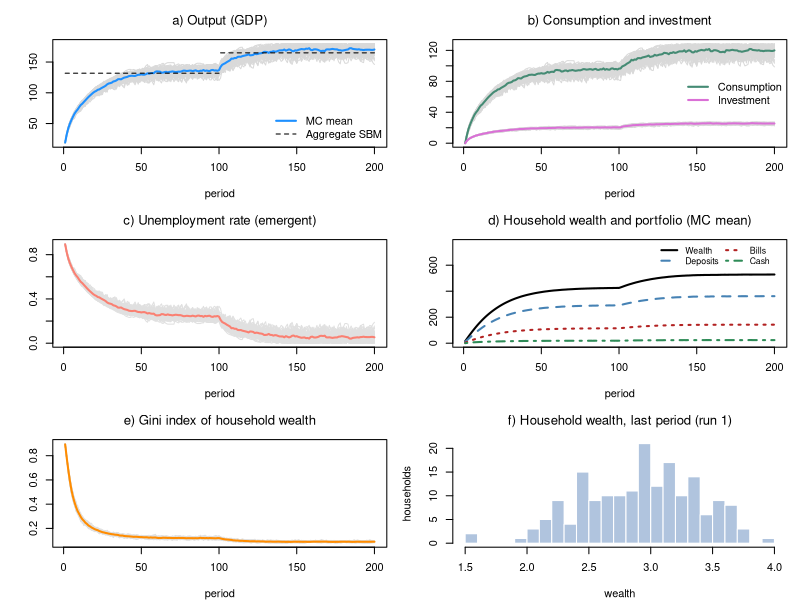

Generate this figure with R:
# *************************************************************************
#  Model ABM-SBM (agent-based households, closed economy)
#  Model SBM with heterogeneous households and a job lottery
#  Sources: Godley & Lavoie, Monetary Economics, chapters 4 and 7;
#           agent-based set-up as in the Leeds lectures (ABM-PC, ABM-BMW)
#  Author: Marco Veronese Passarella
#  Last change: 16/11/2026
# *************************************************************************
#  Conventions: upper-case = MACRO total; lower-case = MICRO (one household)
# *************************************************************************
#  Story:
#    - each household decides how much it wants to spend (its OWN alpha1,
#      which falls when the interest rate rises);
#    - firms plan investment (aggregate accelerator, as in SBM);
#    - the economy needs 1/pr workers for each unit of planned demand;
#    - a random job lottery fills those jobs (some stay unfilled = friction);
#    - goods are served first to the government, then to firms (investment),
#      then to households, first-come-first-served;
#    - the wage bill left after interest and depreciation is split equally
#      among the employed; bank profits are split equally among households;
#    - households pay taxes and allocate wealth between cash (for
#      transactions), bills and deposits (the buffer stock).
#  One single random shuffle of households per period decides BOTH who gets a
#  job AND who reaches the shop first.
# *************************************************************************

# Clear environment
rm(list = ls(all = TRUE))

# Set model parameters ####
nPeriods    <- 200         # Periods
nHouseholds <- 180         # Number of households (workforce)
MC          <- 50          # Monte Carlo repetitions
s           <- 0.1         # Size of the hiring randomness (0 = no friction)
shockStart  <- 101         # Period at which government spending rises
alpha10m    <- 0.68        # Mean autonomous component of the propensity to consume out of income
alpha11     <- 4           # Sensitivity of the propensity to consume to the interest rate
alpha1d     <- 0.1         # Spread of alpha10 across households (0 = homogeneous)
alpha2      <- 0.1         # Propensity to consume out of wealth
lambda10    <- 0.25        # Portfolio: autonomous share of bills
lambda11    <- 1           # Portfolio: sensitivity of bills to interest rate
lambdac     <- 0.2         # Cash to (lagged) consumption ratio
theta       <- 0.2         # Average tax rate on income
delta       <- 0.1         # Depreciation rate
gamma       <- 0.1         # Speed of adjustment of capital to its target
kappa       <- 1.5         # Target capital-output ratio
pr          <- 1           # Labour productivity
rb          <- 0.02        # Interest rate on bills
rm          <- 0.02        # Interest rate on deposits
rl          <- 0.02        # Interest rate on loans
G           <- rep(20, nPeriods)   # Government spending (planned)
G[shockStart:nPeriods] <- 25       # Higher government spending
psi         <- 1                   # Fiscal rule: share of the extra interest bill offset by lower spending
rbar        <- 0.02                # Fiscal rule: reference interest rate

# Heterogeneous, time-invariant propensity to consume out of income ####
set.seed(123)
alpha10 <- runif(nHouseholds, alpha10m - alpha1d, alpha10m + alpha1d)

# Define macro variables (results) to be stored ####
store = list(Y    = matrix(0, nPeriods, MC),   # Output / income (GDP)
             C    = matrix(0, nPeriods, MC),   # Consumption
             I    = matrix(0, nPeriods, MC),   # Investment
             V    = matrix(0, nPeriods, MC),   # Household wealth
             H_h  = matrix(0, nPeriods, MC),   # Cash held by households
             B_h  = matrix(0, nPeriods, MC),   # Bills held by households
             M_h  = matrix(0, nPeriods, MC),   # Deposits held by households
             PSBR = matrix(0, nPeriods, MC),   # Public sector borrowing requirement
             UR   = matrix(0, nPeriods, MC),   # Unemployment rate
             GINI = matrix(0, nPeriods, MC))   # Gini index of household wealth

# Store micro values (for MC = 1)
vHist = matrix(0, nPeriods, nHouseholds)   # Wealth of each household

# Gini index (auxiliary function)
gini <- function(z) { z <- sort(pmax(z, 0)); n <- length(z)
  if (sum(z) == 0) return(0); sum((2 * (1:n) - n - 1) * z) / (n * sum(z)) }

# Record the worst gap between H_h and H_s
sfcGap = 0

# Start the MC loop ####
for (mc in 1:MC) {

  # Set randomness seed
  set.seed(mc)

  # Define and initialise the stocks (MICRO)
  v  = rep(0, nHouseholds)   # Micro: household wealth
  h  = rep(0, nHouseholds)   # Micro: cash
  b  = rep(0, nHouseholds)   # Micro: bills
  m  = rep(0, nHouseholds)   # Micro: deposits
  yd = rep(0, nHouseholds)   # Micro: disposable income (LAST period)
  c  = rep(0, nHouseholds)   # Micro: consumption (LAST period)

  # Define and initialise the stocks (MACRO)
  K = 0; L = 0; M_s = 0; B_b = 0; Ylag = 0     # Firms and banks
  B_s = 0; B_cb = 0; H_s = 0                   # Government and central bank

  # Start time loop
  for (i in 1:nPeriods) {

    ## TICK 1: firms plan investment, households plan consumption ####
    DA  = delta * K                                     # Macro: depreciation
    Ipl = max(0, gamma * (kappa * Ylag - K) + DA)       # Macro: planned investment
    alpha1 = alpha10 - alpha11 * rb                     # Micro: propensity to consume (falls with the interest rate)
    cd  = pmax(0, pmin(alpha1 * yd + alpha2 * v, v + yd))  # Micro: planned consumption (never negative)
    Gpl = G[i] - psi * (rb - rbar) * B_s                # Macro: fiscal rule (B_s is still last period's stock here)
    AD  = Gpl + Ipl + sum(cd)                           # Macro: planned demand
    N_d = AD / pr                                       # Macro: labour needed

    ## TICK 2: job lottery ####
    N = min(floor(N_d * runif(1, 1 - s, 1 + s)), floor(N_d), nHouseholds)
    Ypot = N * pr                                       # Macro: goods that can be produced

    ## TICK 3: households are re-shuffled ####
    order = sample(nHouseholds)                         # Queue for both jobs and goods

    ## TICK 4: goods are served: government, firms, then households ####
    Gs  = min(Gpl, Ypot)                                # Macro: government purchases served
    Is  = min(Ipl, Ypot - Gs)                           # Macro: investment served
    YC  = Ypot - Gs - Is                                # Macro: goods left for households
    cdq = cd[order]                                     # Micro: planned demand in queue order
    cda = cumsum(cdq) - cdq                             # Micro: goods claimed by those ahead
    cds = pmin(cdq, pmax(0, YC - cda))                  # Micro: actually served
    c   = rep(0, nHouseholds); c[order] = cds           # Micro: actual consumption
    Y   = Gs + Is + sum(c)                              # Macro: output (GDP) = goods actually sold

    ## TICK 5: firms and banks ####
    Llag = L; M_slag = M_s; B_blag = B_b
    WB  = Y - rl * Llag - DA                            # Macro: wage bill = residual
    K   = K + Is - DA                                   # Macro: capital accumulation
    L   = L + Is - DA                                   # Macro: loans finance net investment
    M_s = M_s + (L - Llag)                              # Macro: loans create deposits
    FB  = rl * Llag + rb * B_blag - rm * sum(m)         # Macro: bank profits (m still lagged here)

    ## TICK 6: incomes, taxes, wealth ####
    wage = rep(0, nHouseholds)
    if (N >= 1) wage[order[1:N]] = WB / N               # Micro: wage of the employed
    intinc = rb * b + rm * m                            # Micro: interest on last period's bills and deposits
    income = wage + FB / nHouseholds + intinc           # Micro: total income
    tax    = theta * income                             # Micro: taxes
    yd     = income - tax                               # Micro: disposable income (also used NEXT period)
    v      = v + yd - c                                 # Micro: wealth accumulation

    ## TICK 7: portfolio choice ####
    h = pmax(0, pmin(lambdac * c, v))                   # Micro: cash for transactions
    b = pmax(0, pmin(v * (lambda10 + lambda11 * rb), v - h))  # Micro: bills
    m = v - h - b                                       # Micro: deposits = buffer stock (< 0 = overdraft)

    ## TICK 8: banks, government and central bank ####
    B_cblag = B_cb
    B_b  = sum(m) - M_s                                 # Macro: bills held by banks
    F_cb = rb * B_cb                                    # Macro: central bank profits (on last period's bills)
    PSBR = Gs + rb * B_s - sum(tax) - F_cb              # Macro: public sector borrowing requirement
    B_s  = B_s + PSBR                                   # Macro: supply of bills
    B_cb = B_s - sum(b) - B_b                           # Macro: central bank residual
    H_s  = H_s + (B_cb - B_cblag)                       # Macro: supply of cash
    sfcGap = max(sfcGap, abs(sum(h) - H_s))             # Hidden equation: H_h = H_s
    Ylag = Y

    # Store micro values (for MC = 1)
    if (mc == 1) vHist[i, ] = v

    # Store macro values
    store$Y[i, mc] = Y;          store$C[i, mc] = sum(c);   store$I[i, mc] = Is
    store$V[i, mc] = sum(v);     store$H_h[i, mc] = sum(h); store$B_h[i, mc] = sum(b)
    store$M_h[i, mc] = sum(m);   store$PSBR[i, mc] = PSBR
    store$UR[i, mc] = (nHouseholds - N) / nHouseholds
    store$GINI[i, mc] = gini(v)
  }
}

# Display the results ####
meanY <- rowMeans(store$Y); late1 <- 81:100; late2 <- 181:200
cat(" ******************************")
cat("\n Households =", nHouseholds, "| MC runs =", MC, "| s =", s)
cat("\n Max |H_h - H_s| =", sfcGap)
cat("\n ******************************")
cat("\n Mean values, periods 81-100 | 181-200: \n Y =", round(mean(meanY[late1]), 2), "|",
    round(mean(meanY[late2]), 2),
    "\n UR =", round(mean(rowMeans(store$UR)[late1]), 3), "|", round(mean(rowMeans(store$UR)[late2]), 3),
    "\n V =", round(mean(rowMeans(store$V)[late1]), 2), "|", round(mean(rowMeans(store$V)[late2]), 2),
    "\n Gini (wealth) =", round(mean(rowMeans(store$GINI)[late1]), 3), "|",
    round(mean(rowMeans(store$GINI)[late2]), 3),
    "\n (aggregate SBM: Y = 131.83 | 164.94)")
cat("\n ******************************")

# Plot the results (grey = runs, bold = MC mean) ####
op = par(mfrow = c(3, 2), mar = c(4, 4, 3, 1))

# a) Output
matplot(store$Y, type = "l", lty = 1, col = "grey85", font.main = 1,
        main = "a) Output (GDP)", xlab = "period", ylab = "")
lines(rowMeans(store$Y), lwd = 2, col = "dodgerblue")
segments(1, 131.83, shockStart - 1, 131.83, lty = 2); segments(shockStart, 164.94, nPeriods, 164.94, lty = 2)
legend("bottomright", c("MC mean", "Aggregate SBM"), col = c("dodgerblue", "black"),
       lwd = c(2, 1), lty = c(1, 2), bty = "n")

# b) Consumption and investment
matplot(store$C, type = "l", lty = 1, col = "grey85", font.main = 1,
        main = "b) Consumption and investment", xlab = "period", ylab = "",
        ylim = range(0, store$C))
matlines(store$I, lty = 1, col = "grey85")
lines(rowMeans(store$C), lwd = 2, col = "aquamarine4")
lines(rowMeans(store$I), lwd = 2, col = "orchid")
legend("right", c("Consumption", "Investment"), col = c("aquamarine4", "orchid"), lwd = 2, bty = "n")

# c) Unemployment rate (emergent)
matplot(store$UR, type = "l", lty = 1, col = "grey88", font.main = 1,
        main = "c) Unemployment rate (emergent)", xlab = "period", ylab = "")
lines(rowMeans(store$UR), lwd = 2, col = "salmon")

# d) Household portfolio (MC mean)
plot(rowMeans(store$V), type = "l", lwd = 2, col = "black", font.main = 1,
     main = "d) Household wealth and portfolio (MC mean)", xlab = "period", ylab = "",
     ylim = range(0, 1.45 * rowMeans(store$V)))
lines(rowMeans(store$M_h), lwd = 2, col = "steelblue", lty = 2)
lines(rowMeans(store$B_h), lwd = 2, col = "firebrick", lty = 3)
lines(rowMeans(store$H_h), lwd = 2, col = "seagreen", lty = 4)
legend("topright", c("Wealth", "Deposits", "Bills", "Cash"),
       col = c("black", "steelblue", "firebrick", "seagreen"), lwd = 2, lty = 1:4, bty = "n", cex = 0.8, ncol = 2)

# e) Wealth inequality (emergent)
matplot(store$GINI, type = "l", lty = 1, col = "grey88", font.main = 1,
        main = "e) Gini index of household wealth", xlab = "period", ylab = "")
lines(rowMeans(store$GINI), lwd = 2, col = "darkorange")

# f) Wealth distribution in the last period (MC = 1)
hist(vHist[nPeriods, ], breaks = 20, col = "lightsteelblue", border = "white", font.main = 1,
     main = "f) Household wealth, last period (run 1)", xlab = "wealth", ylab = "households")

par(op)
